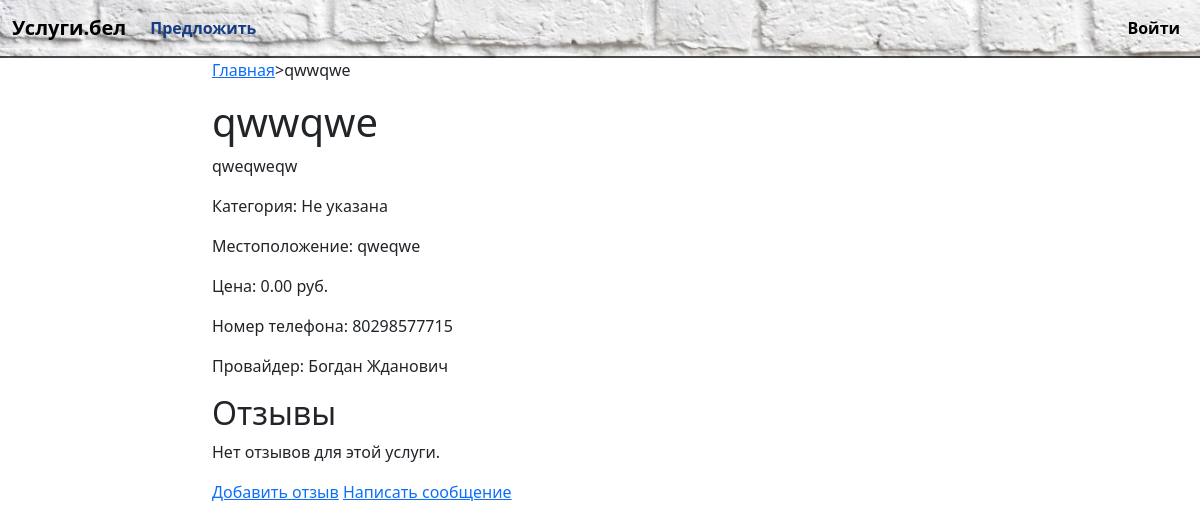
The app's page /accounts/service/1/, older data.
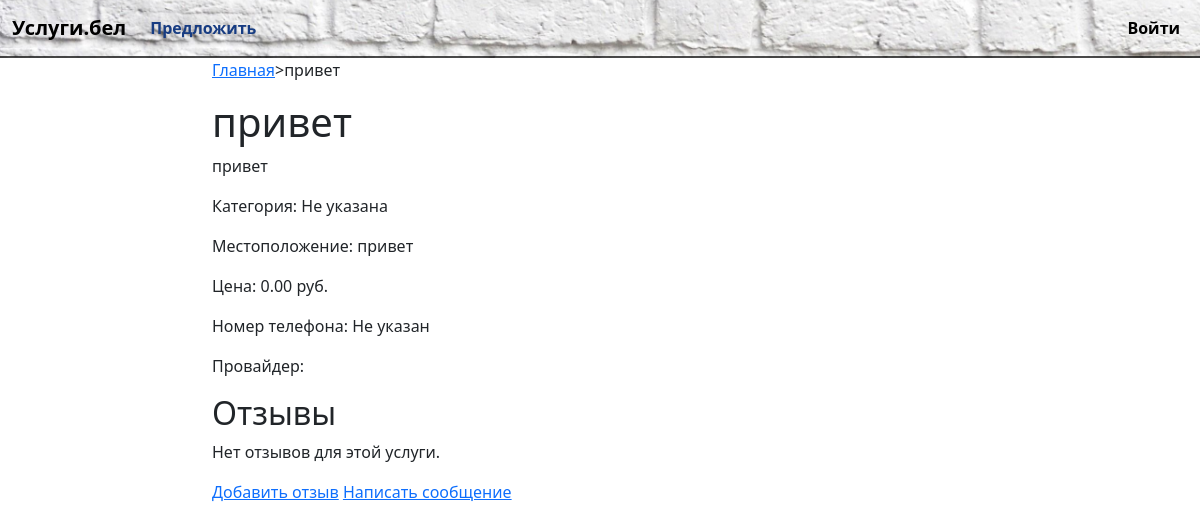
The same page, newer data.
### service/models.py (models this page shows, shortened)
class Service(models.Model):
    title = models.CharField(max_length=200, verbose_name="Название услуги")
    description = models.TextField(verbose_name="Описание услуги")
    category = models.ForeignKey('Category', on_delete=models.CASCADE, verbose_name="Категория")  # Используем строку
    price = models.DecimalField(max_digits=10, decimal_places=2, verbose_name="Цена", default=0)
    provider = models.ForeignKey(User, on_delete=models.CASCADE, verbose_name="Поставщик услуги")
    created_at = models.DateTimeField(auto_now_add=True, verbose_name="Дата создания")
    location = models.CharField(max_length=100, default='', verbose_name="Город")

### users_and_accounts/models.py (models this page shows, shortened)
class UserProfile(models.Model):
    user = models.OneToOneField(User, on_delete=models.CASCADE)  # Добавлен related_name
    bio = models.TextField(blank=True)
    phone_number = models.CharField(max_length=15, blank=True, null=True)
    first_name = models.CharField(max_length=30, blank=True)
    last_name = models.CharField(max_length=30, blank=True)

### service/views.py (the view)
# urls.py: path('service/<int:service_id>/', views.service_detail_view, name='service_detail'),
def service_detail_view(request, service_id):
    service = get_object_or_404(Service, id=service_id)
    provider_profile = UserProfile.objects.get(user=service.provider)
    return render(request, 'service/service_detail.html', {
        'service': service,
        'provider_profile': provider_profile,
        'phone_number': provider_profile.phone_number,
    })

### service/templates/service/service_detail.html
{% extends "base.html" %}
{% block content %}
<nav>
    <ul class="breadcrumb">
        <li><a href="/">Главная</a></li>
        <li class="separator"> &gt; </li>
        <li class="active">{{ service.title }}</li>
    </ul>
</nav>
<h1>{{ service.title }}</h1>
<p>{{ service.description }}</p>
<p>Категория: {{ service.category.name|default:"Не указана" }}</p>
<p>Местоположение: {{ service.location|default:"Не указано" }}</p>
<p>Цена: {{ service.price }} руб.</p>
<p>Номер телефона: {{ provider_profile.phone_number|default:"Не указан" }}</p>
<p>Провайдер: {{ provider_profile.first_name }} {{ provider_profile.last_name }}</p>
<h2>Отзывы</h2>
{% if reviews %}
    {% for review in reviews %}
        <div class="review" style="border: 1px solid #ffffff; padding: 10px; margin-bottom: 10px;">
            <p><strong>Рейтинг:</strong> {{ review.rating }}</p>
            <p>{{ review.comment }}</p>
            <p><em>От: {{ review.reviewer.username }}</em></p>
        </div>
    {% endfor %}
{% else %}
    <p>Нет отзывов для этой услуги.</p>
{% endif %}
<a href="{% url 'add_review' service.id %}">Добавить отзыв</a>
<a href="{% url 'send_message' service.provider.id %}">Написать сообщение</a>
{% endblock %}

Row changes from the older to the newer data that the page shows:
changed Service "Не указана": title "qwwqwe" → "привет"; description "qweqweqw" → "привет"; location "qweqwe" → "привет"
changed UserProfile: phone_number "80298577715" → "Не указан"; first_name "Богдан" → (not shown); last_name "Жданович" → (not shown)
